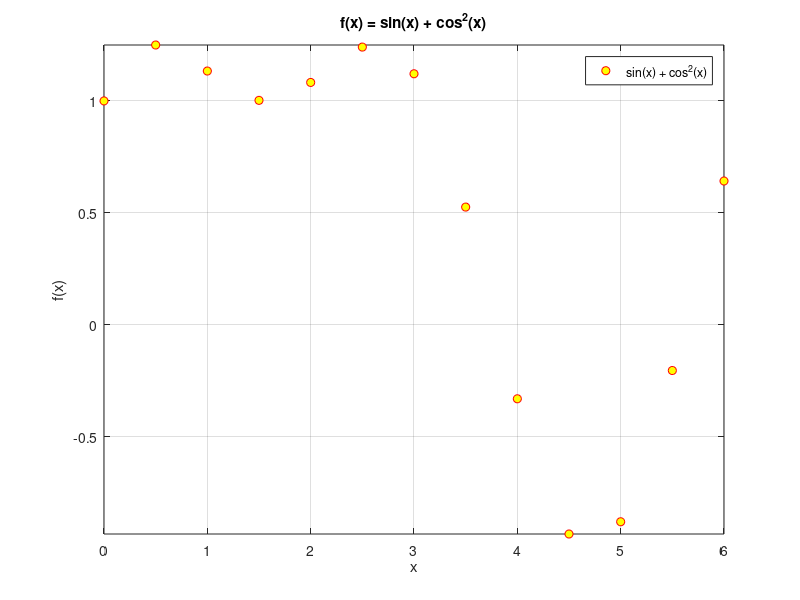
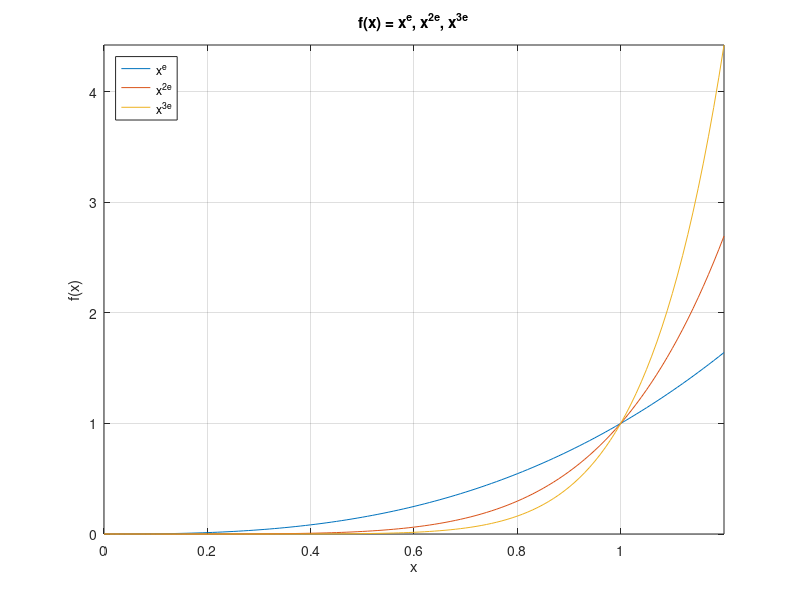
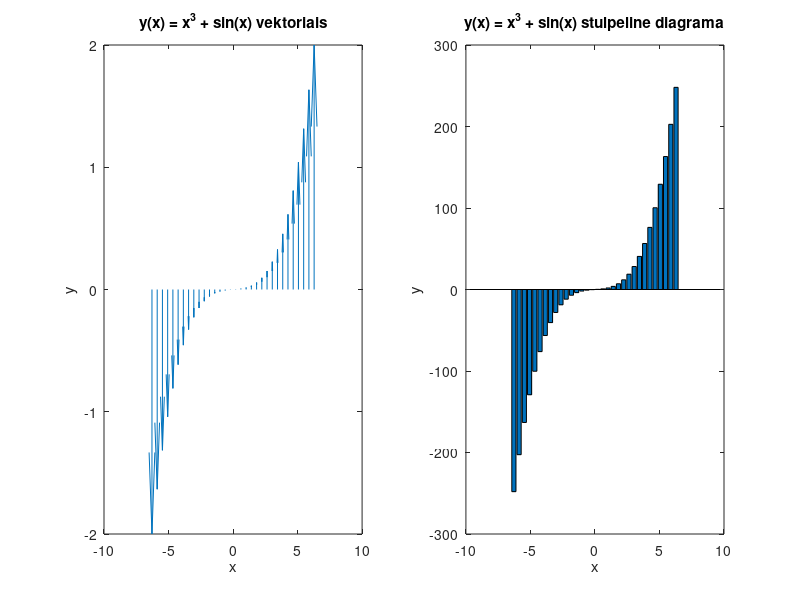
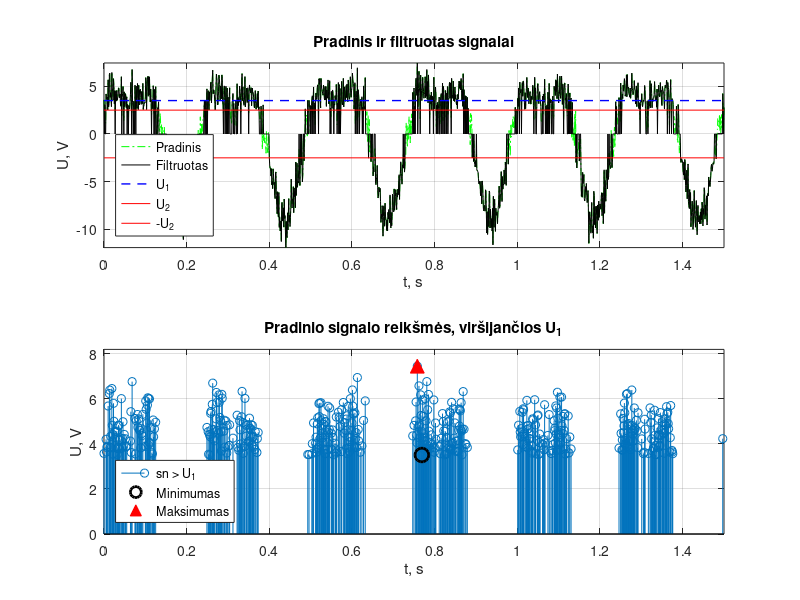

These figures' MATLAB source, in order:
% Dovydas Radžiūnas EIf-25
% 2026-09-28
% 3 laboratorinis darbas, 11 variantas

%% PRIVALOMA UŽDUOTIS
%% 1. Dvimatis grafikų vaizdavimas
clear
close all

x1 = 0:0.5:2*pi;
f1 = sin(x1) + cos(x1).^2;

figure(1)
plot(x1, f1, 'o', 'MarkerEdgeColor', 'r', 'MarkerFaceColor', 'y')
axis([min(x1) max(x1) min(f1) max(f1)])
title('f(x) = sin(x) + cos^2(x)')
xlabel('x')
ylabel('f(x)')
legend(["sin(x) + cos^2(x)"], "Position", [0.1430 0.1437 0.1109, 0.0354])
grid on

x2 = 0:0.01:1.2;
y1 = x2.^exp(1);
y2 = x2.^(2*exp(1));
y3 = x2.^(3*exp(1));

figure(2)
plot(x2, y1, x2, y2, x2, y3)
axis([min(x2) max(x2) min([y1 y2 y3]) max([y1 y2 y3])])
title('f(x) = x^e, x^{2e}, x^{3e}')
xlabel('x')
ylabel('f(x)')
legend('x^e', 'x^{2e}', 'x^{3e}', 'Location', 'northwest')
grid on

%% 2. Specializuotų grafikų kūrimas
x3 = linspace(-2*pi, 2*pi, 32);
y = x3.^3 + sin(x3);

figure(3)
subplot(1,2,1)
quiver(x3, zeros(size(x3)), zeros(size(x3)), y)
title('y(x) = x^3 + sin(x) vektoriais')
xlabel('x')
ylabel('y')

subplot(1,2,2)
bar(x3, y)
title('y(x) = x^3 + sin(x) stulpeline diagrama')
xlabel('x')
ylabel('y')

%% PAPILDOMA UŽDUOTIS
A = 6;
f = 4;
sigma = 1.2;
U1 = 3.5;
U2 = 2.5;
t = 0:0.001:1.5;
s = A*sin(2*pi*f*t) + 0.5*A*cos(4*pi*f*t);
n = sigma * randn(size(t));
sn = s + n;
sf = sn;
sf(abs(sf) < U2) = 0;

figure(4)
subplot(2,1,1)
plot(t, sn, 'g-.')
hold on
plot(t, sf, 'k-')
plot([t(1) t(end)], [U1 U1], 'b--', 'LineWidth', 1)
plot([t(1) t(end)], [U2 U2], 'r')
plot([t(1) t(end)], [-U2 -U2], 'r')
hold off
axis([min(t) max(t) min(sn) max(sn)])
title('Pradinis ir filtruotas signalai')
xlabel('t, s')
ylabel('U, V')
legend('Pradinis', 'Filtruotas', 'U_1', 'U_2', '-U_2', 'Location', 'southwest')
grid on

virs = sn > U1;
tv = t(virs);
sv = sn(virs);
maks = sv == max(sv);
mini = sv == min(sv);

subplot(2,1,2)
stem(tv, sv)
hold on
plot(tv(mini), sv(mini), 'ko', 'MarkerSize', 10, 'LineWidth', 2)
plot(tv(maks), sv(maks), 'r^', 'MarkerFaceColor', 'r', 'MarkerSize', 10)
hold off
axis([min(t) max(t) 0 1.1*max(sv)])
title('Pradinio signalo reikšmės, viršijančios U_1')
xlabel('t, s')
ylabel('U, V')
legend('sn > U_1', 'Minimumas', 'Maksimumas', 'Location', 'southwest')
grid on
